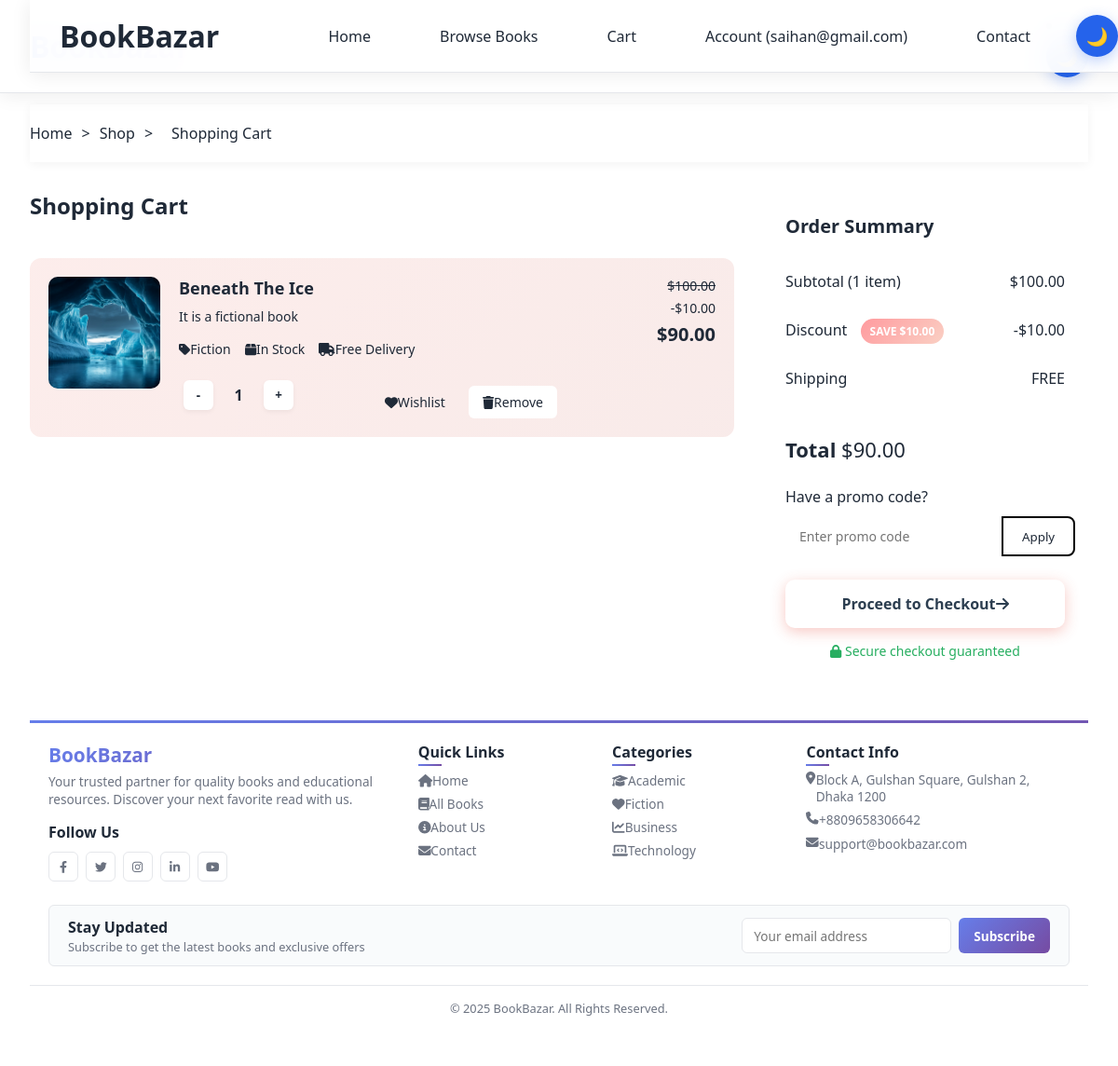
The page /cart/ (signed in) on the database its author committed.
### users/models.py (models this page shows, shortened)
class CustomUser(AbstractUser):
    username = None
    email = models.EmailField(_('email address'), unique=True)
    USERNAME_FIELD = 'email'
    REQUIRED_FIELDS = []
    objects = CustomUserManager()

### eco/models.py (models this page shows, shortened)
class CartItem(models.Model):
    cart = models.ForeignKey(Cart, on_delete=models.CASCADE, related_name='items')
    book = models.ForeignKey('Book', on_delete=models.CASCADE)
    quantity = models.PositiveIntegerField(default=1, validators=[MinValueValidator(1)])
    added_at = models.DateTimeField(auto_now_add=True)
    class Meta:
        unique_together = ['cart', 'book']
    @property
    def total_price(self):
        return float(self.book.price) * self.quantity
    @property
    def total_discount(self):
        if self.book.discount_price:
            return (float(self.book.price) - float(self.book.discount_price)) * self.quantity
        return 0.0
    @property
    def final_price(self):
        if self.book.discount_price:
            return float(self.book.discount_price) * self.quantity
        return float(self.book.price) * self.quantity

class Book(models.Model):
    title = models.CharField(max_length=200)
    author = models.ForeignKey(Author, on_delete=models.SET_NULL, null=True, blank=True)
    additional_authors = models.CharField(max_length=200, blank=True, help_text="Other authors, separated by commas")
    isbn = models.CharField(max_length=13, blank=True, verbose_name="ISBN")
    isbn13 = models.CharField(max_length=17, blank=True, verbose_name="ISBN-13")
    category = TreeForeignKey(Category, related_name='books', on_delete=models.SET_NULL, null=True, blank=True)
    genre = models.CharField(max_length=20, choices=BOOK_GENRES, blank=True)
    format_type = models.CharField(max_length=10, choices=BOOK_FORMATS, default='PAPERBACK')
    condition = models.CharField(max_length=10, choices=BOOK_CONDITIONS, default='NEW')
    publisher = models.ForeignKey(Publisher, on_delete=models.SET_NULL, null=True, blank=True)
    publication_date = models.DateField(null=True, blank=True)
    edition = models.CharField(max_length=50, blank=True)
    pages = models.PositiveIntegerField(null=True, blank=True)
    language = models.CharField(max_length=50, default='English')
    price = models.DecimalField(max_digits=10, decimal_places=2)
    discount_price = models.DecimalField(max_digits=10, decimal_places=2, null=True, blank=True)
    featured = models.BooleanField(default=False, help_text="Mark this book as featured on homepage")
    label1 = models.CharField(choices=LABEL_CHOICES, max_length=1, blank=True)
    label2 = models.CharField(choices=LABEL_CHOICES, max_length=1, blank=True)
    label3 = models.CharField(choices=LABEL_CHOICES, max_length=1, blank=True)
    cover_image = models.ImageField(upload_to='book_covers/', blank=True, null=True, help_text="Main book cover image")
    additional_images = models.ImageField(upload_to='book_images/', blank=True, null=True, help_text="Additional book images")
    description = models.TextField()
    excerpt = models.TextField(blank=True, help_text="Short excerpt or first chapter")
    stock_quantity = models.PositiveIntegerField(default=0)
    is_available = models.BooleanField(default=True)
    slug = models.SlugField(unique=True)
    created_at = models.DateTimeField(auto_now_add=True)
    updated_at = models.DateTimeField(auto_now=True)
    class Meta:
        ordering = ['-created_at']
        verbose_name = "Book"
        verbose_name_plural = "Books"
    @property
    def image_url(self):
        if self.cover_image and hasattr(self.cover_image, 'url'):
            return self.cover_image.url
        return '/static/images/placeholder-book.jpg'

class Category(MPTTModel):
    name = models.CharField(max_length=50, unique=True)
    parent = TreeForeignKey('self', on_delete=models.CASCADE, null=True, blank=True, related_name='children', db_index=True)
    slug = models.SlugField(null=False, unique=True)
    description = models.TextField(blank=True)
    image = models.ImageField(upload_to='category_images/', blank=True, null=True)
    class MPTTMeta:
        order_insertion_by = ['name']
    class Meta:
        verbose_name_plural = "Categories"

class Cart(models.Model):
    user = models.OneToOneField(settings.AUTH_USER_MODEL, on_delete=models.CASCADE, related_name='cart')
    created_at = models.DateTimeField(auto_now_add=True)
    updated_at = models.DateTimeField(auto_now=True)
    @property
    def total_items(self):
        return sum(item.quantity for item in self.items.all())
    @property
    def subtotal(self):
        return float(sum(item.total_price for item in self.items.all()))
    @property
    def total_discount(self):
        return float(sum(item.total_discount for item in self.items.all()))
    @property
    def final_total(self):
        return self.subtotal - self.total_discount
    @property
    def grand_total(self):
        return self.final_total

### eco/views.py (the view)
# urls.py: path('cart/', views.cart_view, name='cart'),
@login_required
def cart_view(request):
    try:
        cart = Cart.objects.get(user=request.user)
        cart_items = cart.items.select_related('book').all()
        context = {
            'cart': cart,
            'cart_items': cart_items,
        }
        return render(request, 'eco/basket.html', context)
    except Cart.DoesNotExist:
        context = {'cart': None, 'cart_items': []}
        return render(request, 'eco/basket.html', context)

### eco/context_processors.py (called while the page is built)
def cart_count(request):
    cart_count = 0
    if request.user.is_authenticated:
        try:
            try:
                cart = Cart.objects.get(user=request.user)
                cart_count = cart.total_items
            except Cart.DoesNotExist:
                order_qs = Order.objects.filter(user=request.user, ordered=False)
                if order_qs.exists():
                    order = order_qs[0]
                    cart_count = order.items.count()
        except Exception as e:
            cart_count = 0
    return {'cart_count': cart_count}

### templates/eco/basket.html (shortened to what this page needs)
{% extends "eco/base_common.html" %}
{% load static %}
{% block content %}
<div class="breadcrumb">
    <div class="container">
        <div class="breadcrumb-content">
            <a href="{% url 'eco:home' %}">Home</a>
            <span>></span>
            <a href="{% url 'eco:product-list' %}">Shop</a>
            <span>></span>
            <span class="current">Shopping Cart</span>
        </div>
    </div>
</div>
<div class="container">
    <div class="cart-container">
        <div class="cart-items">
            <div class="cart-header">
                <h2 class="cart-title">Shopping Cart</h2>
                <div class="item-count" id="itemCount">
                </div>
            </div>
            <div id="cartItemsContainer">
                {% if cart_items %}
                    {% for item in cart_items %}
                    <div class="cart-item {% if forloop.first %}highlight{% endif %}" id="cartItem-{{ item.id }}">
                        <div class="item-image">
                            <img src="{{ item.book.image_url }}" alt="{{ item.book.title }}">
                        </div>
                        <div class="item-details">
                            <h3 class="item-name">{{ item.book.title }}</h3>
                            <p class="item-description">{{ item.book.description|truncatewords:20 }}</p>
                            <div class="item-meta">
                                <div class="meta-item">
                                    <i class="fas fa-tag"></i> {{ item.book.category.name|default:"General" }}
                                </div>
                                <div class="meta-item">
                                    <i class="fas fa-box"></i>
                                    {% if item.book.stock_quantity > 0 %}In Stock{% else %}Out of Stock{% endif %}
                                </div>
                                <div class="meta-item">
                                    <i class="fas fa-truck"></i> Free Delivery
                                </div>
                            </div>
                            <div class="item-controls">
                                <div class="quantity-controls">
                                    <button class="quantity-btn decrease-btn" data-item-id="{{ item.id }}">-</button>
                                    <span class="quantity" id="quantity-{{ item.id }}">{{ item.quantity }}</span>
                                    <button class="quantity-btn increase-btn" data-item-id="{{ item.id }}">+</button>
                                </div>
                                <div class="item-actions">
                                    <button class="action-btn wishlist-btn" onclick="addToWishlist('{{ item.book.slug }}')">
                                        <i class="fas fa-heart"></i> Wishlist
                                    </button>
                                    <button class="action-btn remove-btn" data-item-id="{{ item.id }}">
                                        <i class="fas fa-trash"></i> Remove
                                    </button>
                                </div>
                            </div>
                        </div>
                        <div class="item-pricing">
                            {% if item.book.discount_price %}
                                <div class="price-original">${{ item.book.price|floatformat:2 }}</div>
                                <div class="price-discount">-${{ item.total_discount|floatformat:2 }}</div>
                            {% endif %}
                            <div class="price-total" id="itemTotal-{{ item.id }}">${{ item.final_price|floatformat:2 }}</div>
                        </div>
                    </div>
                    {% endfor %}
                {% endif %}
            </div>
        </div>
        {% if cart_items %}
        <div class="cart-summary">
            <h3 class="summary-title">Order Summary</h3>
            <div class="summary-row">
                <span class="summary-label">Subtotal ({{ cart.total_items }} item{{ cart.total_items|pluralize }})</span>
                <span class="summary-value" id="subtotal">${{ cart.subtotal|floatformat:2 }}</span>
            </div>
            {% if cart.total_discount > 0 %}
            <div class="summary-row">
                <span class="summary-label">Discount <span class="discount-badge">SAVE ${{ cart.total_discount|floatformat:2 }}</span></span>
                <span class="summary-value" id="totalDiscount">-${{ cart.total_discount|floatformat:2 }}</span>
            </div>
            {% endif %}
            <div class="summary-row">
                <span class="summary-label">Shipping</span>
                <span class="summary-value">FREE</span>
            </div>
            <div class="summary-total">
                <span class="summary-label">Total</span>
                <span class="summary-value" id="finalTotal">${{ cart.grand_total|floatformat:2 }}</span>
            </div>
          <div class="promo-section">
    <p>Have a promo code?</p>
    <div class="promo-input">
        <input type="text" id="promoCodeInput" placeholder="Enter promo code">
        <button id="applyPromoBtn">Apply</button>
    </div>
</div>
            <button class="checkout-btn" onclick="window.location.href='{% url 'eco:checkout' %}'">
                Proceed to Checkout <i class="fas fa-arrow-right"></i>
            </button>
            <div class="secure-checkout">
                <i class="fas fa-lock"></i> Secure checkout guaranteed
            </div>
        </div>
        {% endif %}
    </div>
</div>
 {% include 'eco/footer.html' %}
{% endblock %}

### templates/eco/navbar.html (shortened to what this page needs)
<nav class="navbar">
  <div class="nav-container">
    <div class="logo">
      <a href="{% url 'eco:home' %}" style="text-decoration: none; background: linear-gradient(45deg, var(--primary), var(--accent)); -webkit-background-clip: text; -webkit-text-fill-color: transparent;">
      </a>
    </div>
  <nav class="navbar">
    <div class="nav-container">
        <div class="logo">BookBazar</div>
        <ul class="nav-links">
            <li><a href="/">Home</a></li>
            <li><a href="/products/">Browse Books</a></li>
            <li><a href="/order-summary/">Cart</a></li>
            <li>
                {% if user.is_authenticated %}
                    <a href="/users/profile/">Account ({{ user.email }})</a>
                {% else %}
                    <a href="/users/login/">Account</a>
                {% endif %}
            </li>
            <li><a href="/contact/">Contact</a></li>
            <li>
                <button id="darkModeToggle" class="dark-mode-btn" title="Toggle dark mode">
                    <span class="dark-mode-icon">🌙</span>
                </button>
            </li>
        </ul>
    </div>
</nav>
      <li>
        <button id="darkModeToggle" class="dark-mode-btn" title="Toggle dark mode">
          <span class="dark-mode-icon">🌙</span>
        </button>
      </li>
  </div>
</nav>

### templates/eco/navbar.html (style rules this page uses)
.navbar { background: var(--nav-bg); backdrop-filter: blur(20px); border-bottom: 1px solid var(--border); padding: 1rem 2rem; position: fixed; width: 100%; top: 0; z-index: 1000; box-shadow: 0 2px 20px rgba(0, 0, 0, 0.08); transition: all 0.3s ease; }
.nav-container { max-width: 1200px; margin: 0 auto; display: flex; justify-content: space-between; align-items: center; }
.logo { font-size: 2rem; font-weight: 800; }
.nav-links { display: flex; gap: 1.5rem; list-style: none; align-items: center; }
.nav-links a { color: var(--text-color); text-decoration: none; padding: 0.75rem 1.5rem; border-radius: 25px; transition: all 0.3s ease; font-weight: 500; border: 1px solid transparent; }
.dark-mode-btn { background: var(--primary); border: none; border-radius: 50%; width: 45px; height: 45px; cursor: pointer; display: flex; align-items: center; justify-content: center; font-size: 1.2rem; transition: all 0.3s ease; box-shadow: 0 4px 15px rgba(37, 99, 235, 0.3); }

### rows shown on the page
CustomUser: email "saihan@gmail.com"
CartItem: book.image_url (picture), book "Beneath The Ice", book.description "It is a fictional book", book.category.name "Fiction", shows "In Stock", quantity "1", book.price "100.00", total_discount "10.00", final_price "90.00"
Cart: total_items "1", subtotal "100.00", total_discount "10.00", grand_total "90.00"
